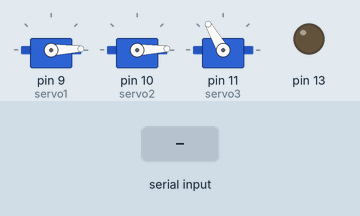
Recording of a sketch running on a simulated Arduino Uno, built with avr-gcc and run on an emulated ATmega328P. Parts: 3 × servo, output pins drawn as LEDs (lit = HIGH). The test bench sets the inputs (shaded band).

Above: at 1.2 s.
1.3 s: "L" received over Serial
At 2.1 s:
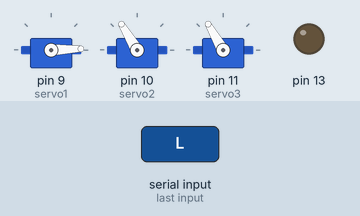
2.8 s: "G" received over Serial
At 3.2 s:
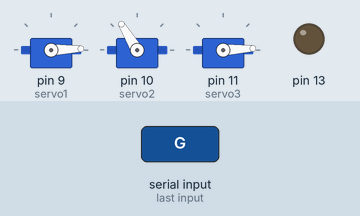
Timing chart, 0 to 5.8 s (numbered marks = the images above; inputs shaded):
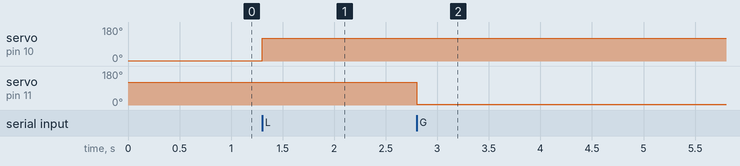

The sketch:

Bluetooth_Controlled_DIY_Arm.ino
```cpp
#include<Servo.h>
#include<SoftwareSerial.h>
Servo servo1;
Servo servo2;
Servo servo3;

int servo1_angle;
int servo2_angle;
int servo3_angle;
int x=2;
int y=120;
int z=2;

void setup() {
  // put your setup code here, to run once:
  Serial.begin(9600);
  servo1.attach(9);
  servo2.attach(10);
  servo3.attach(11);
  pinMode(13,OUTPUT);
  servo1.write(x);
  servo3.write(y);
  servo2.write(z);
}


void loop() {
  while(Serial.available()>0){
    char input = Serial.read();

    if(input=='F'){
      if (x >= 2 && x < 178)
      {
        x=x+1;
        servo1.write(x);
      }
    }
    if(input=='B'){
      if (x >= 2 && x < 178)
      {
        x=x-1;
        servo1.write(x);
      }
    }

    if(input=='L'){
      if (y >= 2 && y < 178)
      {
        y=y+1;
        servo2.write(y);
      }
    }
    if(input=='R'){
      if (y >= 2 && y < 178)
      {
        y=y-1;
        servo2.write(y);
      }
    }

    if(input=='G'){
      if (z >= 2 && z < 178)
      {
        z=z+1;
        servo3.write(z);
      }
    }
    if(input=='I'){
      if (z >= 2 && z < 178)
      {
        z=z-1;
        servo3.write(z);
      }
    }
  }
}
```

Measured:
- after the input at 1.3 s, servo on pin 10 (servo2): 2° → 121° at once
- after the input at 2.8 s, servo on pin 11 (servo3): 120° → 3° at once
